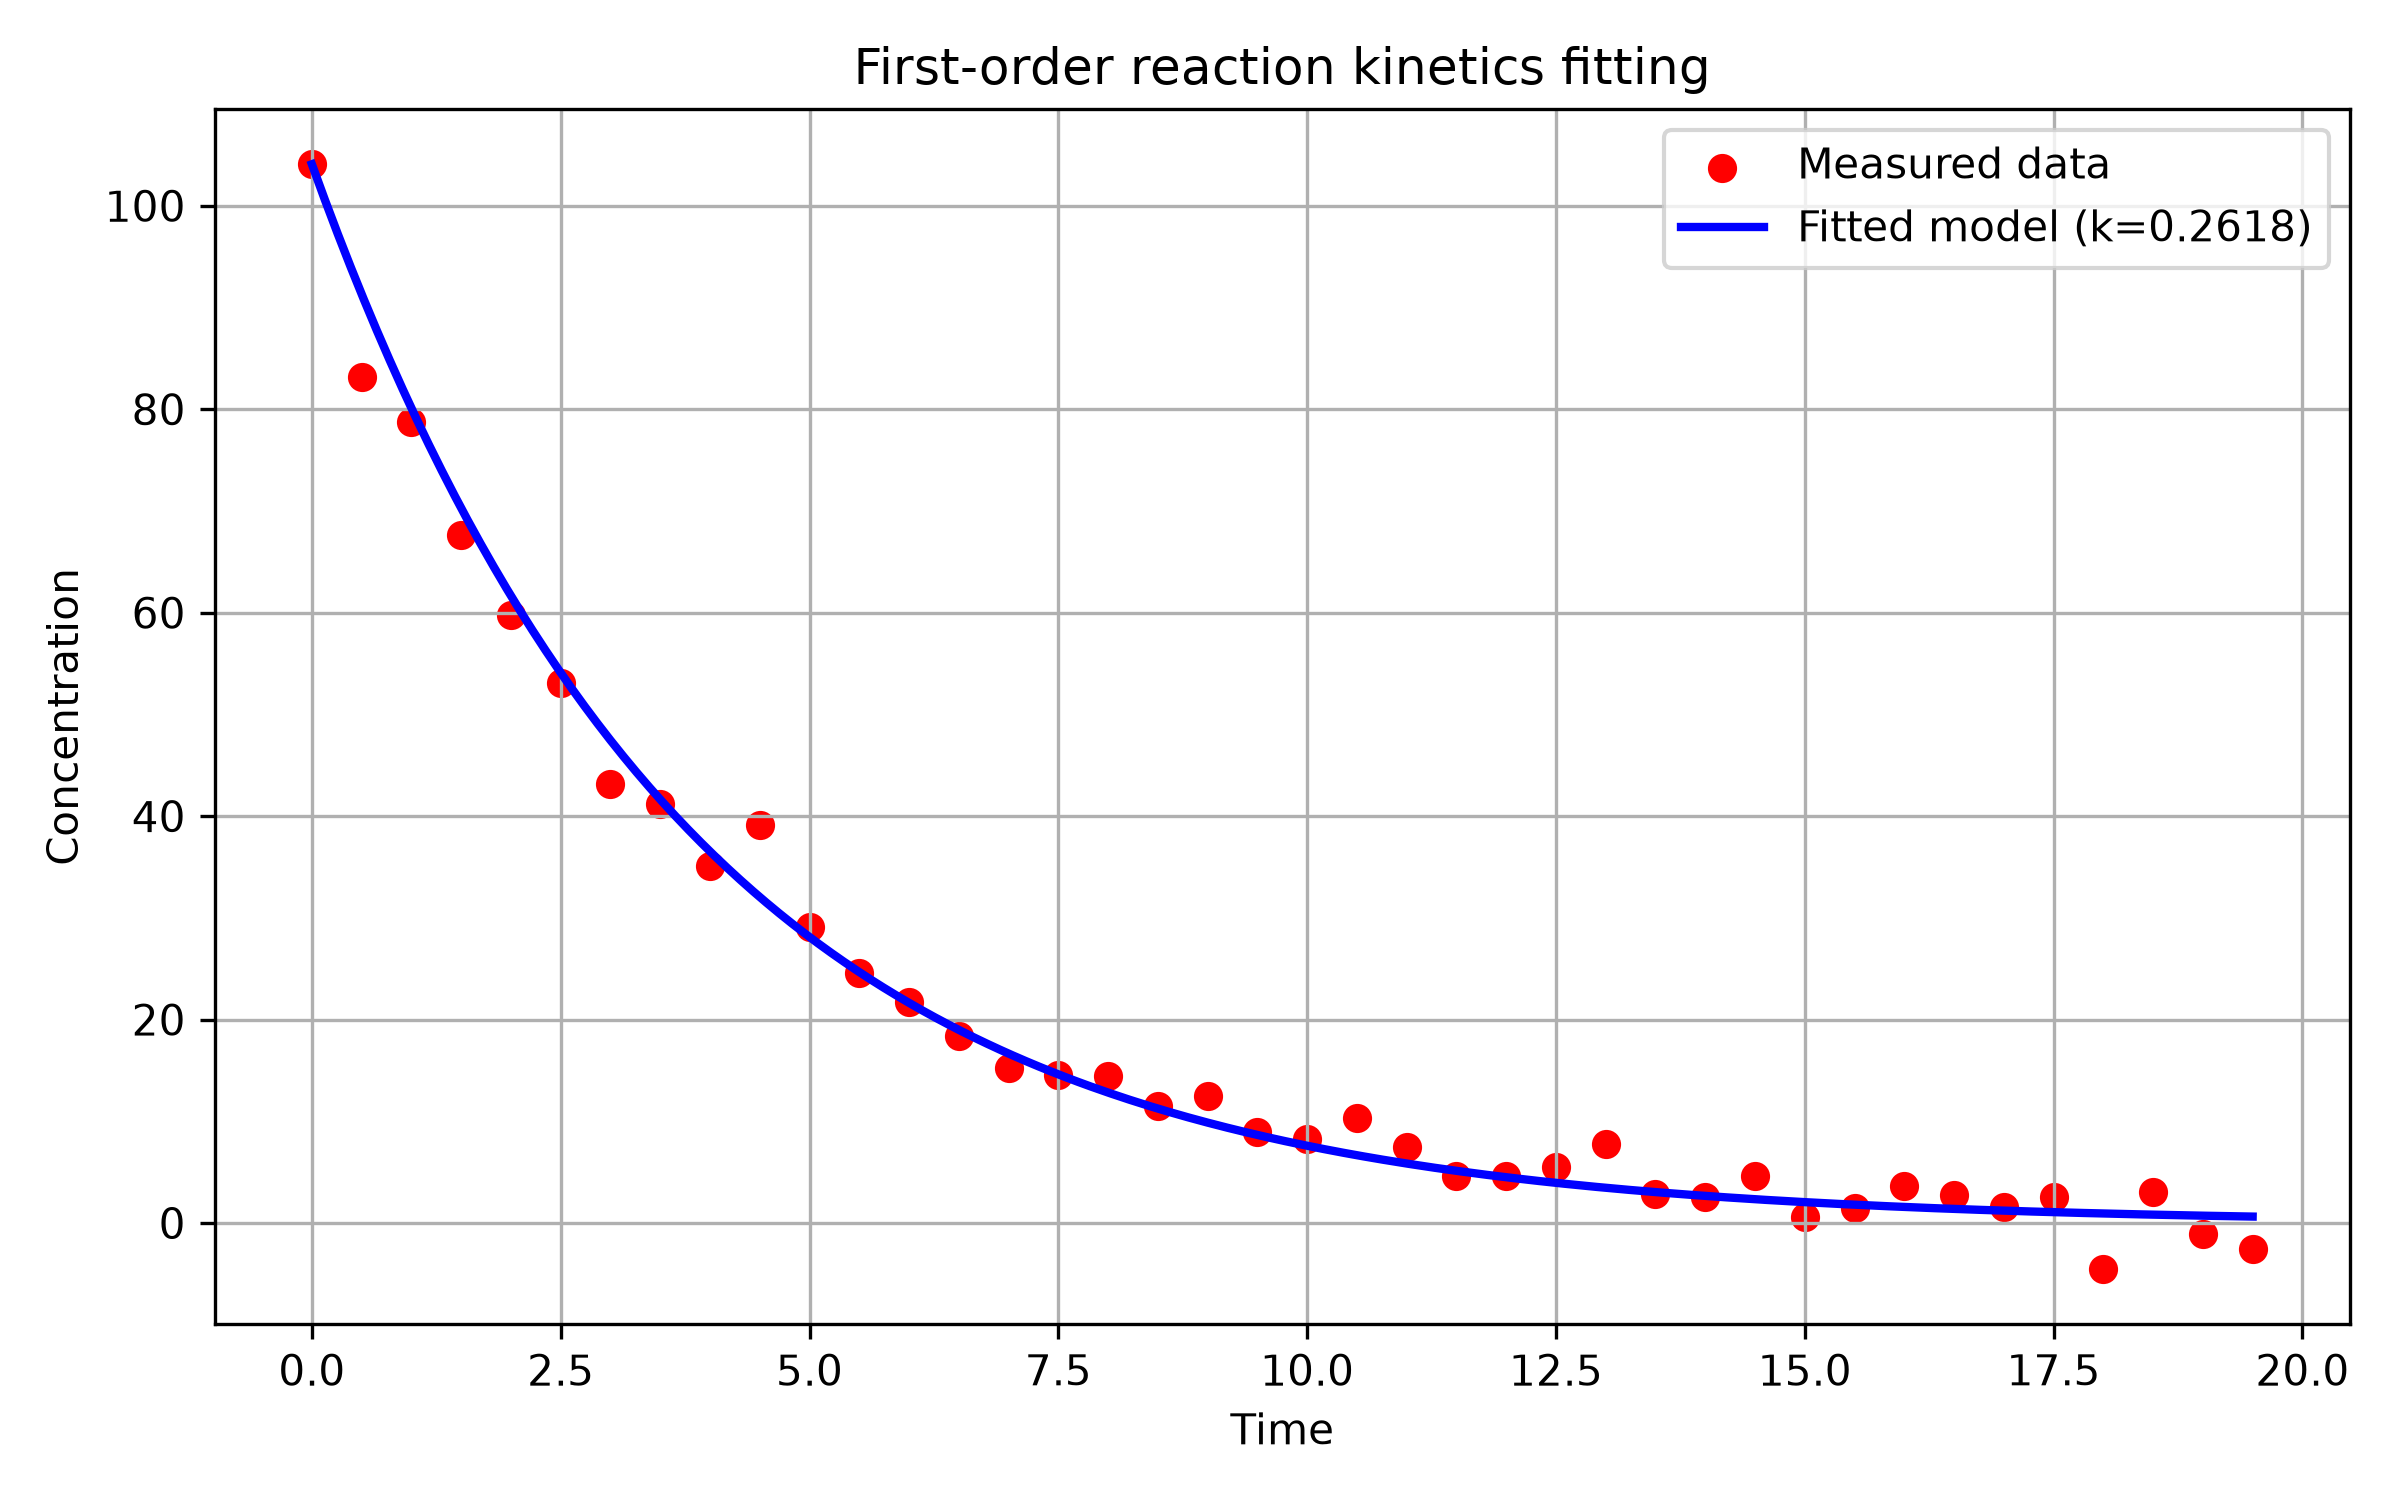

Reproduce this figure in Python.
"""
PW2 Lab B Part 3 -- fit a reaction rate constant.
First-order reaction decays as C(t) = C0 * exp(-k*t).
"""
import numpy as np
import matplotlib.pyplot as plt
from scipy.optimize import minimize

# Read experimental data from CSV
data = np.genfromtxt("kinetics.csv", delimiter=",", names=True)
t = data["time"]
C = data["concentration"]

# Initial concentration: first measured value
C0 = C[0]

# Total squared error function
def total_error(k):
    predicted = C0 * np.exp(-k[0] * t)
    return np.sum((C - predicted)**2)

# Minimize the error using SLSQP method with bounds
result = minimize(
    total_error,
    x0=[0.5],
    method="SLSQP",
    bounds=[(0, 5)]
)

k_fitted = result.x[0]
print(f"Fitted rate constant k = {k_fitted:.6f}")
print(f"Total squared error = {result.fun:.6f}")

# Plot measured data and fitted curve
t_fit = np.linspace(t.min(), t.max(), 300)
C_fit = C0 * np.exp(-k_fitted * t_fit)

plt.figure(figsize=(8, 5))
plt.scatter(t, C, color='red', label="Measured data")
plt.plot(t_fit, C_fit, color='blue', label=f"Fitted model (k={k_fitted:.4f})", linewidth=2)
plt.xlabel("Time")
plt.ylabel("Concentration")
plt.title("First-order reaction kinetics fitting")
plt.legend()
plt.grid(True)
plt.tight_layout()
plt.savefig("kinetics.png", dpi=300)
plt.show()
